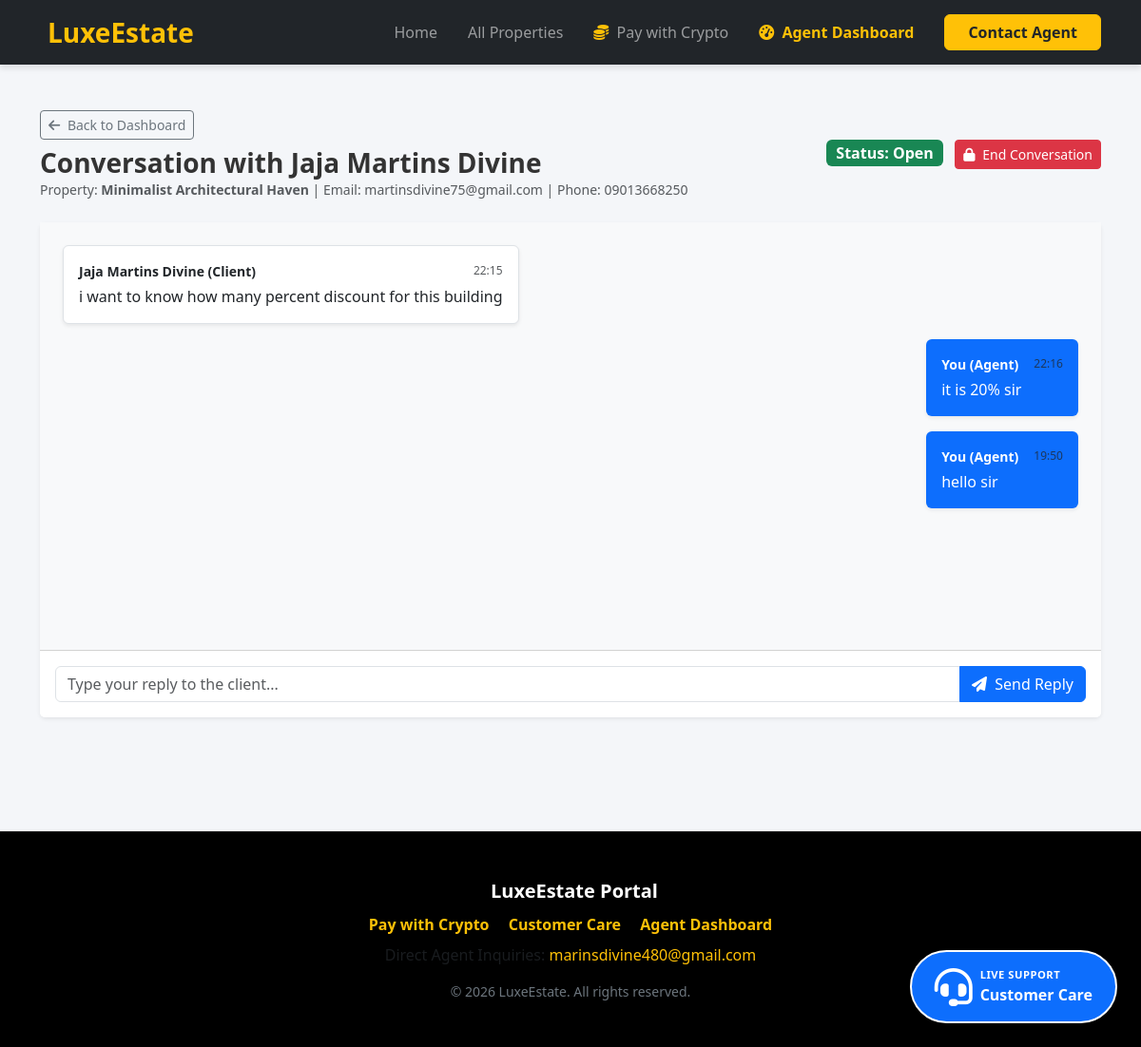
The app's page /agent/conversation/1 (signed in) with its own data.
### tables this page shows
CREATE TABLE conversations (
            id INTEGER PRIMARY KEY AUTOINCREMENT,
            client_name TEXT NOT NULL,
            client_email TEXT NOT NULL,
            client_phone TEXT,
            property_title TEXT,
            status TEXT DEFAULT 'Open',
            created_at TIMESTAMP DEFAULT CURRENT_TIMESTAMP
        );

CREATE TABLE conversation_messages (
            id INTEGER PRIMARY KEY AUTOINCREMENT,
            conversation_id INTEGER NOT NULL,
            sender TEXT NOT NULL,
            message TEXT NOT NULL,
            created_at TIMESTAMP DEFAULT CURRENT_TIMESTAMP, is_image INTEGER DEFAULT 0,
            FOREIGN KEY (conversation_id) REFERENCES conversations (id)
        );

### app.py (the view, shortened to what this page needs)
@app.route('/agent/conversation/<int:conv_id>', methods=['GET', 'POST'])
def agent_conversation(conv_id):
    if not session.get('agent_logged_in'):
        return redirect(url_for('agent_login'))
    conn = get_db_connection()
    cursor = conn.cursor()
    cursor.execute("SELECT * FROM conversations WHERE id = ?", (conv_id,))
    conv = cursor.fetchone()
    cursor.execute("SELECT * FROM conversation_messages WHERE conversation_id = ? ORDER BY created_at ASC", (conv_id,))
    messages = cursor.fetchall()
    conn.close()
    return render_template('agent_conversation.html', conv=conv, messages=messages)

### app.py (called while the page is built)
def get_db_connection():
    conn = sqlite3.connect('real_estate.db')
    conn.row_factory = sqlite3.Row
    return conn

### templates/agent_conversation.html (shortened to what this page needs)
{% extends "base.html" %}
{% block content %}
<div class="container py-5">
    <div class="d-flex justify-content-between align-items-center mb-4">
        <div>
            <a href="{{ url_for('agent_dashboard') }}" class="btn btn-outline-secondary btn-sm mb-2"><i class="fas fa-arrow-left me-1"></i> Back to Dashboard</a>
            <h3 class="fw-bold mb-0">Conversation with {{ conv['client_name'] }}</h3>
            <p class="text-muted small mb-0">Property: <strong>{{ conv['property_title'] }}</strong> | Email: {{ conv['client_email'] }} | Phone: {{ conv['client_phone'] or 'N/A' }}</p>
        </div>
        <div>
            <span class="badge fs-6 {% if conv['status'] == 'Open' %}bg-success{% else %}bg-secondary{% endif %} me-2">Status: {{ conv['status'] }}</span>
            {% if conv['status'] == 'Open' %}
            <form action="{{ url_for('agent_conversation', conv_id=conv['id']) }}" method="POST" class="d-inline" onsubmit="return confirm('Are you sure you want to end and close this conversation? The client will no longer be able to reply to this thread.');">
                <button type="submit" class="btn btn-danger btn-sm"><i class="fas fa-lock me-1"></i> End Conversation</button>
            </form>
            {% endif %}
        </div>
    </div>
    <div class="card shadow-sm border-0 mb-4">
        <div class="card-body chat-box p-4" style="height: 450px; overflow-y: scroll; background-color: #f8f9fa;">
            {% for m in messages %}
            <div class="d-flex mb-3 {% if m['sender'] == 'agent' %}justify-content-end{% else %}justify-content-start{% endif %}">
                <div class="p-3 rounded shadow-sm {% if m['sender'] == 'agent' %}bg-primary text-white{% else %}bg-white text-dark border{% endif %}" style="max-width: 75%;">
                    <div class="d-flex justify-content-between align-items-center mb-1">
                        <small class="fw-bold me-3">{% if m['sender'] == 'agent' %}You (Agent){% else %}{{ conv['client_name'] }} (Client){% endif %}</small>
                        <small class="text-muted" style="font-size: 0.75rem;">{{ m['created_at'][11:16] }}</small>
                    </div>
                    {% if m['is_image'] %}
                    <div class="mb-2">
                        <img src="{{ url_for('static', filename='uploads/' + m['message']) }}" class="img-fluid rounded border" alt="Payment Screenshot" style="max-height: 250px;">
                    </div>
                    <small class="d-block fst-italic">Payment Screenshot</small>
                    {% else %}
                    <p class="mb-0" style="white-space: pre-wrap;">{{ m['message'] }}</p>
                    {% endif %}
                </div>
            </div>
            {% endfor %}
        </div>
        <div class="card-footer bg-white p-3">
            {% if conv['status'] == 'Open' %}
            <form action="{{ url_for('agent_conversation', conv_id=conv['id']) }}" method="POST">
                <div class="input-group">
                    <input type="text" name="message" class="form-control" placeholder="Type your reply to the client..." required autocomplete="off">
                    <button class="btn btn-primary" type="submit"><i class="fas fa-paper-plane me-1"></i> Send Reply</button>
                </div>
            </form>
            {% else %}
            <div class="alert alert-warning mb-0 text-center">
                <i class="fas fa-lock me-2"></i> This conversation has been ended and closed. The client can now initiate a new conversation if needed.
            </div>
            {% endif %}
        </div>
    </div>
</div>
{% endblock %}

### static/style.css (style rules this page uses)
body { font-family: 'Segoe UI', Tahoma, Geneva, Verdana, sans-serif; background-color: #f4f6f9; color: #333; margin: 0; padding: 0; }
.card-body { padding: 1.5rem; }

### records on screen
conversations: client_name "Jaja Martins Divine", property_title "Minimalist Architectural Haven", client_email "martinsdivine75@gmail.com", client_phone "09013668250", status "Open"
conversation_messages: created_at "22:15", message "i want to know how many percent discount for this building"
conversation_messages: sender "You (Agent)", created_at "22:16", message "it is 20% sir"
conversation_messages: sender "You (Agent)", created_at "19:50", message "hello sir"
